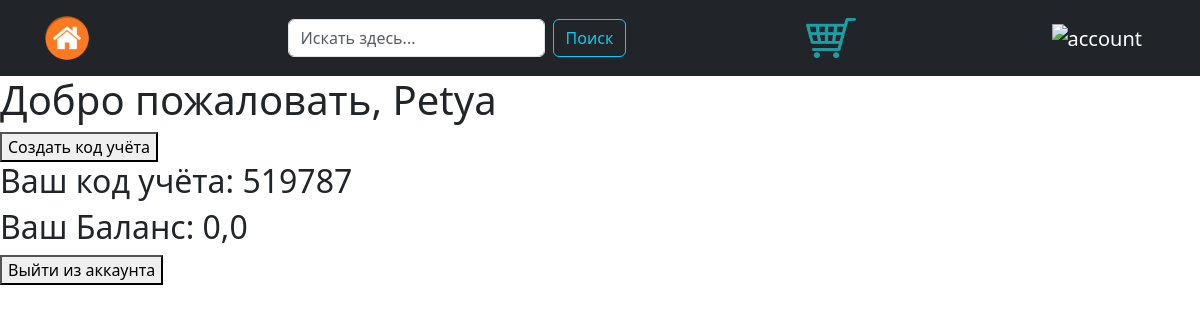
Screenshot of /profile (signed in) with the database file from the repository.
### main/models.py (models this page shows)
class User(AbstractUser):
    name = models.CharField(verbose_name='ФИО', blank=True, null=True, max_length=100)
    balance = models.FloatField(verbose_name='Баланс', blank=True, null=True, default=0)
    credit_limit = models.FloatField(verbose_name='Кредит', blank=True, null=True)
    debt = models.FloatField(verbose_name='Долг клиента', blank=True, null=True)
    credit_remain = models.FloatField(verbose_name='Остаток по кредиту', blank=True, null=True)
    extra_info = models.TextField(verbose_name='Дополнительная информация', max_length=1000, blank=True, null=True)
    registration_code = models.IntegerField(verbose_name='Код учёта', blank=True, null=True)
    registration_code_flag = models.BooleanField(verbose_name='без имени', blank=True, null=True, default=0)

### main/views.py (the view)
# urls.py: path('profile', views.profile_view, name="profile"),
@login_required
def profile_view(request):
    user = request.user
    if user.registration_code_flag == 0:
        a = 0
        user.registration_code = a
    if request.method == 'POST':
        a = random.randint(1, 1000000)
        flag = True
        user.registration_code = a
        user.registration_code_flag = flag
        user.save()
    return render(request, 'main/profile.html')

### main/templates/main/profile.html (shortened to what this page needs)
{% extends 'main/layout.html' %}
{% load static %}
{% block content %}
<h1> Добро пожаловать, {{ user.username }}</h1>
<form method="post">
  <button type="submit">Создать код учёта</button>
</form>
<h2> Ваш код учёта: {{ user.registration_code }}</h2>
<h2> Ваш Баланс: {{ user.balance }}</h2>
<form action="{% url 'logout' %}?next=/profile" method="post">
  <button type="submit">Выйти из аккаунта</button>
</form>
{% endblock %}

### rows the page displays
User: username "Petya", registration_code "519787", balance "0,0"
